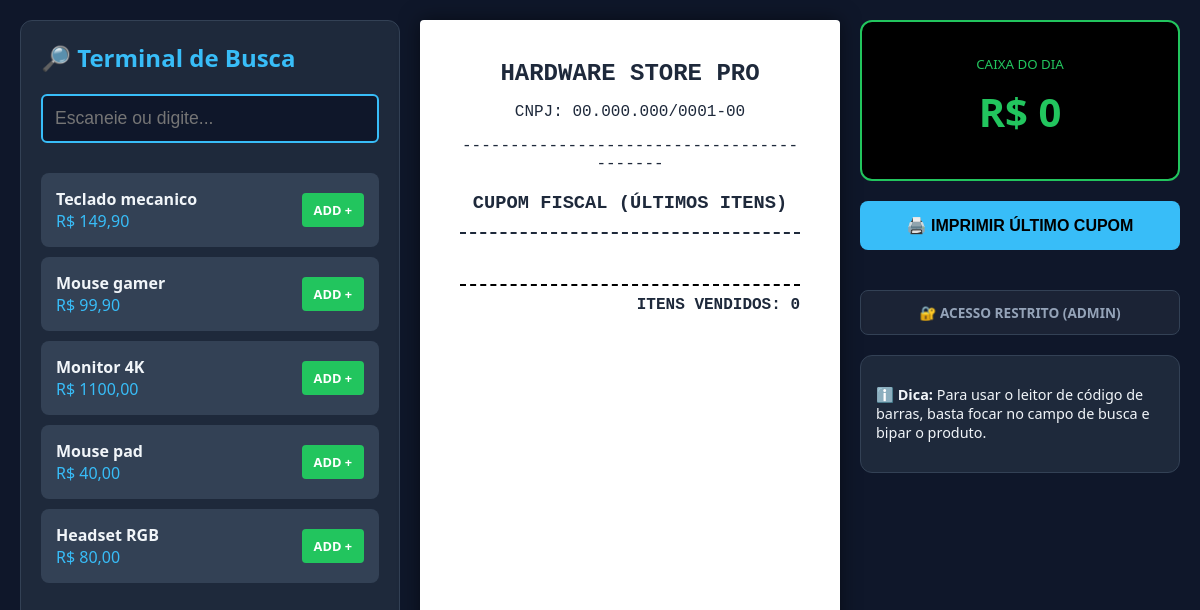
The page /produtos/ (signed in) on the database its author committed.
### vendas/models.py (models this page shows, shortened)
class Produto(models.Model):
    nome = models.CharField(max_length=100, verbose_name="Nome do Produto")
    preco = models.DecimalField(max_digits=10, decimal_places=2, verbose_name="Preço de Venda")
    quantidade_estoque = models.IntegerField(default=0, verbose_name="Quantidade em Stock")
    data_criacao = models.DateTimeField(auto_now_add=True)
    class Meta:
        verbose_name = "Produto"
        verbose_name_plural = "Produtos"

### vendas/views.py (the view)
# urls.py: path('produtos/', lista_produtos, name='lista_produtos'),
@login_required # <--- O CADEADO DA LISTA
def lista_produtos(request):
    termo_pesquisa = request.GET.get('pesquisa', '')
    if termo_pesquisa:
        produtos = Produto.objects.filter(nome__icontains=termo_pesquisa)
    else:
        produtos = Produto.objects.all()
    ultimas_vendas = Venda.objects.all().order_by('-data_venda')[:10]
    total_faturado = round(Venda.objects.aggregate(Sum('valor_venda'))['valor_venda__sum'] or 0, 2)
    return render(request, 'vendas/lista.html', {
        'produtos': produtos,
        'total_faturado': total_faturado,
        'ultimas_vendas': ultimas_vendas,
        'termo_pesquisa': termo_pesquisa
    })

### vendas/templates/vendas/lista.html (shortened to what this page needs)
<!DOCTYPE html>
<html lang="pt-br">
<head>
</head>
<body>
<div class="pos-container">
    <aside class="search-panel">
        <h2 style="color: var(--accent); margin-top: 0;">🔎 Terminal de Busca</h2>
        <form method="GET">
            <input type="text" name="pesquisa" placeholder="Escaneie ou digite..." value="{{ termo_pesquisa }}" autofocus>
        </form>
        <div style="margin-top: 20px; overflow-y: auto; max-height: 70%;">
            {% for produto in produtos %}
            <div class="product-item">
                <div>
                    <strong>{{ produto.nome }}</strong><br>
                    <span style="color: var(--accent)">R$ {{ produto.preco }}</span>
                </div>
                <a href="{% url 'vender_item' produto.id %}" class="btn-add">ADD +</a>
            </div>
            {% endfor %}
        </div>
    </aside>
    <main class="receipt-container">
        <div class="receipt-header">
            <h2 style="margin: 0;">HARDWARE STORE PRO</h2>
            <p>CNPJ: 00.000.000/0001-00</p>
            <p>------------------------------------------</p>
            <h3>CUPOM FISCAL (ÚLTIMOS ITENS)</h3>
        </div>
        <div style="margin-top: 30px; border-top: 2px dashed #000; padding-top: 10px; text-align: right;">
            <strong>ITENS VENDIDOS: {{ ultimas_vendas|length }}</strong>
        </div>
    </main>
    <aside class="dashboard">
        <div class="total-box">
            <small style="color: var(--success)">CAIXA DO DIA</small>
            <h1 style="color: var(--success); font-size: 2.5rem; margin: 10px 0;">R$ {{ total_faturado }}</h1>
        </div>
        <button class="btn-print" onclick="window.print()">🖨️ IMPRIMIR ÚLTIMO CUPOM</button>
        <div style="margin-top: 20px;">
            <a href="/admin" target="_blank" style="
                display: block;
                text-align: center;
                color: var(--text-muted);
                text-decoration: none;
                border: 1px solid #334155;
                padding: 12px;
                border-radius: 8px;
                font-size: 0.85rem;
                font-weight: bold;
                transition: 0.3s;
                background: rgba(255,255,255,0.05);">
                🔐 ACESSO RESTRITO (ADMIN)
        </a>
        </div>
        <div style="background: var(--panel-dark); padding: 15px; border-radius: 12px; border: 1px solid #334155; font-size: 0.9rem;">
            <p>ℹ️ <strong>Dica:</strong> Para usar o leitor de código de barras, basta focar no campo de busca e bipar o produto.</p>
        </div>
    </aside>
</div>
</body>
</html>

### vendas/templates/vendas/lista.html (style rules this page uses)
:root { --bg-dark: #0f172a; --panel-dark: #1e293b; --accent: #38bdf8; --success: #22c55e; --text-main: #f1f5f9; --text-muted: #94a3b8; }
body { background: var(--bg-dark); color: var(--text-main); font-family: 'Segoe UI', Tahoma, Geneva, Verdana, sans-serif; margin: 0; padding: 20px; }
.pos-container { display: grid; grid-template-columns: 380px 1fr 320px; gap: 20px; height: 92vh; }
.search-panel { background: var(--panel-dark); padding: 20px; border-radius: 12px; border: 1px solid #334155; }
input[type="text"] { width: 100%; padding: 12px; background: #0f172a; border: 2px solid var(--accent); color: white; border-radius: 6px; font-size: 1.1rem; box-sizing: border-box; }
.product-item { background: #334155; padding: 15px; margin-top: 10px; border-radius: 8px; display: flex; justify-content: space-between; align-items: center; }
.receipt-container { background: #ffffff; color: #1e293b; padding: 40px; border-radius: 4px; font-family: 'Courier New', Courier, monospace; box-shadow: 0 0 20px rgba(0,0,0,0.5); overflow-y: auto; }
.receipt-header { text-align: center; border-bottom: 2px dashed #1e293b; margin-bottom: 20px; }
.dashboard { display: flex; flex-direction: column; gap: 20px; }
.total-box { background: #000; padding: 30px; border-radius: 12px; border: 2px solid var(--success); text-align: center; }
.btn-print { background: var(--accent); color: #000; border: none; padding: 15px; font-weight: bold; border-radius: 8px; cursor: pointer; font-size: 1rem; }
.btn-add { background: var(--success); color: white; text-decoration: none; padding: 8px 12px; border-radius: 4px; font-size: 0.8rem; font-weight: bold; }

### rows shown on the page
Produto: nome "Teclado mecanico", preco "149,90"
Produto: nome "Mouse gamer", preco "99,90"
Produto: nome "Monitor 4K", preco "1100,00"
Produto: nome "Mouse pad", preco "40,00"
Produto: nome "Headset RGB", preco "80,00"

### other values the page prints
{{ ultimas_vendas|length }} "0"
{{ total_faturado }} "0"
